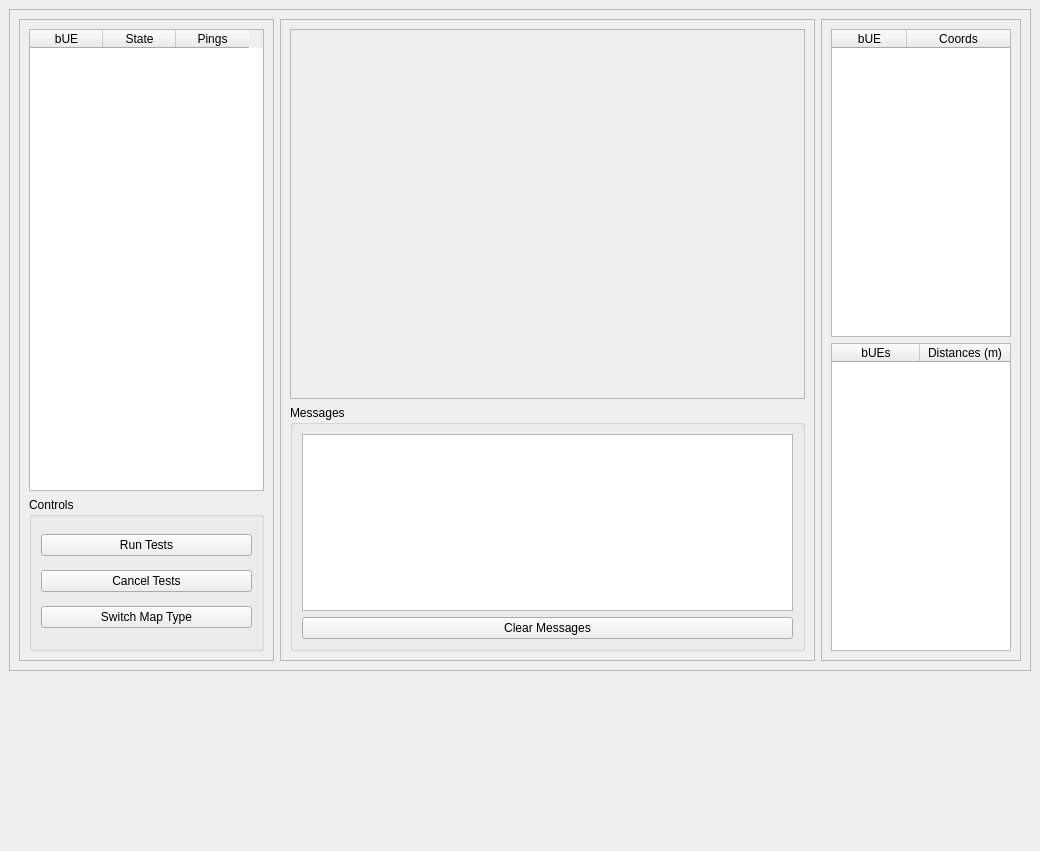
<?xml version="1.0" encoding="UTF-8"?>
<ui version="4.0">
 <class>MainWindow</class>
 <widget class="QMainWindow" name="MainWindow">
  <property name="enabled">
   <bool>true</bool>
  </property>
  <property name="geometry">
   <rect>
    <x>0</x>
    <y>0</y>
    <width>1040</width>
    <height>851</height>
   </rect>
  </property>
  <property name="sizePolicy">
   <sizepolicy hsizetype="Preferred" vsizetype="Preferred">
    <horstretch>0</horstretch>
    <verstretch>0</verstretch>
   </sizepolicy>
  </property>
  <property name="windowTitle">
   <string>Base Station</string>
  </property>
  <widget class="QWidget" name="centralwidget">
   <layout class="QVBoxLayout" name="verticalLayout_4">
    <item>
     <widget class="QFrame" name="frame_top">
      <property name="sizePolicy">
       <sizepolicy hsizetype="Preferred" vsizetype="Preferred">
        <horstretch>0</horstretch>
        <verstretch>80</verstretch>
       </sizepolicy>
      </property>
      <property name="minimumSize">
       <size>
        <width>0</width>
        <height>400</height>
       </size>
      </property>
      <property name="frameShape">
       <enum>QFrame::StyledPanel</enum>
      </property>
      <property name="frameShadow">
       <enum>QFrame::Raised</enum>
      </property>
      <layout class="QHBoxLayout" name="horizontalLayout">
       <item>
        <widget class="QFrame" name="frame_left">
         <property name="sizePolicy">
          <sizepolicy hsizetype="Fixed" vsizetype="Preferred">
           <horstretch>25</horstretch>
           <verstretch>0</verstretch>
          </sizepolicy>
         </property>
         <property name="frameShape">
          <enum>QFrame::StyledPanel</enum>
         </property>
         <property name="frameShadow">
          <enum>QFrame::Raised</enum>
         </property>
         <layout class="QVBoxLayout" name="verticalLayout_7">
          <item>
           <widget class="QTableWidget" name="tableWidget_bue">
            <property name="sizePolicy">
             <sizepolicy hsizetype="Preferred" vsizetype="Preferred">
              <horstretch>0</horstretch>
              <verstretch>75</verstretch>
             </sizepolicy>
            </property>
            <property name="verticalScrollBarPolicy">
             <enum>Qt::ScrollBarAsNeeded</enum>
            </property>
            <property name="horizontalScrollBarPolicy">
             <enum>Qt::ScrollBarAlwaysOff</enum>
            </property>
            <property name="sizeAdjustPolicy">
             <enum>QAbstractScrollArea::AdjustToContents</enum>
            </property>
            <property name="showGrid">
             <bool>true</bool>
            </property>
            <property name="gridStyle">
             <enum>Qt::SolidLine</enum>
            </property>
            <property name="rowCount">
             <number>0</number>
            </property>
            <attribute name="horizontalHeaderVisible">
             <bool>true</bool>
            </attribute>
            <attribute name="horizontalHeaderCascadingSectionResizes">
             <bool>true</bool>
            </attribute>
            <attribute name="horizontalHeaderMinimumSectionSize">
             <number>73</number>
            </attribute>
            <attribute name="horizontalHeaderDefaultSectionSize">
             <number>73</number>
            </attribute>
            <attribute name="horizontalHeaderHighlightSections">
             <bool>true</bool>
            </attribute>
            <attribute name="horizontalHeaderStretchLastSection">
             <bool>false</bool>
            </attribute>
            <attribute name="verticalHeaderVisible">
             <bool>false</bool>
            </attribute>
            <attribute name="verticalHeaderCascadingSectionResizes">
             <bool>false</bool>
            </attribute>
            <attribute name="verticalHeaderShowSortIndicator" stdset="0">
             <bool>false</bool>
            </attribute>
            <attribute name="verticalHeaderStretchLastSection">
             <bool>false</bool>
            </attribute>
            <column>
             <property name="text">
              <string>bUE</string>
             </property>
            </column>
            <column>
             <property name="text">
              <string>State</string>
             </property>
            </column>
            <column>
             <property name="text">
              <string>Pings</string>
             </property>
            </column>
           </widget>
          </item>
          <item>
           <widget class="QGroupBox" name="groupBox_controls">
            <property name="sizePolicy">
             <sizepolicy hsizetype="Preferred" vsizetype="Preferred">
              <horstretch>0</horstretch>
              <verstretch>25</verstretch>
             </sizepolicy>
            </property>
            <property name="title">
             <string>Controls</string>
            </property>
            <layout class="QVBoxLayout" name="verticalLayout_2">
             <item>
              <widget class="QPushButton" name="button_run_tests">
               <property name="text">
                <string>Run Tests</string>
               </property>
              </widget>
             </item>
             <item>
              <widget class="QPushButton" name="button_cancel_tests">
               <property name="text">
                <string>Cancel Tests</string>
               </property>
              </widget>
             </item>
             <item>
              <widget class="QPushButton" name="button_switch_map_type">
               <property name="text">
                <string>Switch Map Type</string>
               </property>
              </widget>
             </item>
            </layout>
           </widget>
          </item>
         </layout>
        </widget>
       </item>
       <item>
        <widget class="QFrame" name="frame_middle">
         <property name="sizePolicy">
          <sizepolicy hsizetype="Preferred" vsizetype="Preferred">
           <horstretch>50</horstretch>
           <verstretch>0</verstretch>
          </sizepolicy>
         </property>
         <property name="frameShape">
          <enum>QFrame::StyledPanel</enum>
         </property>
         <property name="frameShadow">
          <enum>QFrame::Raised</enum>
         </property>
         <layout class="QVBoxLayout" name="verticalLayout_6">
          <item>
           <widget class="QFrame" name="frame_map">
            <property name="sizePolicy">
             <sizepolicy hsizetype="Preferred" vsizetype="Preferred">
              <horstretch>0</horstretch>
              <verstretch>60</verstretch>
             </sizepolicy>
            </property>
            <property name="minimumSize">
             <size>
              <width>0</width>
              <height>0</height>
             </size>
            </property>
            <property name="frameShape">
             <enum>QFrame::StyledPanel</enum>
            </property>
            <property name="frameShadow">
             <enum>QFrame::Raised</enum>
            </property>
           </widget>
          </item>
          <item>
           <widget class="QGroupBox" name="group_messages">
            <property name="sizePolicy">
             <sizepolicy hsizetype="Preferred" vsizetype="Preferred">
              <horstretch>0</horstretch>
              <verstretch>40</verstretch>
             </sizepolicy>
            </property>
            <property name="minimumSize">
             <size>
              <width>499</width>
              <height>0</height>
             </size>
            </property>
            <property name="title">
             <string>Messages</string>
            </property>
            <layout class="QVBoxLayout" name="verticalLayout_3">
             <item>
              <widget class="QTextBrowser" name="textBrowser_messages">
               <property name="sizePolicy">
                <sizepolicy hsizetype="Preferred" vsizetype="Preferred">
                 <horstretch>0</horstretch>
                 <verstretch>1</verstretch>
                </sizepolicy>
               </property>
              </widget>
             </item>
             <item>
              <widget class="QPushButton" name="button_clear_messages">
               <property name="sizePolicy">
                <sizepolicy hsizetype="Preferred" vsizetype="Preferred">
                 <horstretch>0</horstretch>
                 <verstretch>0</verstretch>
                </sizepolicy>
               </property>
               <property name="text">
                <string>Clear Messages</string>
               </property>
              </widget>
             </item>
            </layout>
           </widget>
          </item>
         </layout>
        </widget>
       </item>
       <item>
        <widget class="QFrame" name="frame_right">
         <property name="sizePolicy">
          <sizepolicy hsizetype="Preferred" vsizetype="Preferred">
           <horstretch>10</horstretch>
           <verstretch>0</verstretch>
          </sizepolicy>
         </property>
         <property name="minimumSize">
          <size>
           <width>200</width>
           <height>0</height>
          </size>
         </property>
         <property name="frameShape">
          <enum>QFrame::StyledPanel</enum>
         </property>
         <property name="frameShadow">
          <enum>QFrame::Raised</enum>
         </property>
         <layout class="QVBoxLayout" name="verticalLayout_5">
          <item>
           <widget class="QTableWidget" name="tableWidget_coords">
            <property name="sizePolicy">
             <sizepolicy hsizetype="Preferred" vsizetype="Preferred">
              <horstretch>0</horstretch>
              <verstretch>0</verstretch>
             </sizepolicy>
            </property>
            <property name="horizontalScrollBarPolicy">
             <enum>Qt::ScrollBarAlwaysOff</enum>
            </property>
            <property name="sizeAdjustPolicy">
             <enum>QAbstractScrollArea::AdjustToContents</enum>
            </property>
            <property name="columnCount">
             <number>2</number>
            </property>
            <attribute name="horizontalHeaderDefaultSectionSize">
             <number>75</number>
            </attribute>
            <attribute name="horizontalHeaderStretchLastSection">
             <bool>true</bool>
            </attribute>
            <attribute name="verticalHeaderVisible">
             <bool>false</bool>
            </attribute>
            <column>
             <property name="text">
              <string>bUE</string>
             </property>
            </column>
            <column>
             <property name="text">
              <string>Coords</string>
             </property>
            </column>
           </widget>
          </item>
          <item>
           <widget class="QTableWidget" name="tableWidget_distances">
            <property name="sizePolicy">
             <sizepolicy hsizetype="Preferred" vsizetype="Preferred">
              <horstretch>0</horstretch>
              <verstretch>0</verstretch>
             </sizepolicy>
            </property>
            <property name="horizontalScrollBarPolicy">
             <enum>Qt::ScrollBarAlwaysOff</enum>
            </property>
            <property name="sizeAdjustPolicy">
             <enum>QAbstractScrollArea::AdjustToContents</enum>
            </property>
            <property name="wordWrap">
             <bool>false</bool>
            </property>
            <property name="columnCount">
             <number>2</number>
            </property>
            <attribute name="horizontalHeaderVisible">
             <bool>true</bool>
            </attribute>
            <attribute name="horizontalHeaderCascadingSectionResizes">
             <bool>false</bool>
            </attribute>
            <attribute name="horizontalHeaderMinimumSectionSize">
             <number>50</number>
            </attribute>
            <attribute name="horizontalHeaderDefaultSectionSize">
             <number>88</number>
            </attribute>
            <attribute name="horizontalHeaderHighlightSections">
             <bool>false</bool>
            </attribute>
            <attribute name="horizontalHeaderStretchLastSection">
             <bool>true</bool>
            </attribute>
            <attribute name="verticalHeaderVisible">
             <bool>false</bool>
            </attribute>
            <column>
             <property name="text">
              <string>bUEs</string>
             </property>
            </column>
            <column>
             <property name="text">
              <string>Distances (m)</string>
             </property>
            </column>
           </widget>
          </item>
         </layout>
        </widget>
       </item>
      </layout>
     </widget>
    </item>
    <item>
     <widget class="QFrame" name="frame_base_station_log">
      <property name="sizePolicy">
       <sizepolicy hsizetype="Preferred" vsizetype="Preferred">
        <horstretch>0</horstretch>
        <verstretch>20</verstretch>
       </sizepolicy>
      </property>
      <property name="minimumSize">
       <size>
        <width>0</width>
        <height>0</height>
       </size>
      </property>
     </widget>
    </item>
   </layout>
  </widget>
  <action name="actiontest">
   <property name="icon">
    <iconset theme="battery">
     <normaloff>../../../../../.designer/.designer/.designer/.designer/backup</normaloff>../../../../../.designer/.designer/.designer/.designer/backup</iconset>
   </property>
   <property name="text">
    <string>test</string>
   </property>
   <property name="toolTip">
    <string>test</string>
   </property>
  </action>
 </widget>
 <resources/>
 <connections/>
</ui>
